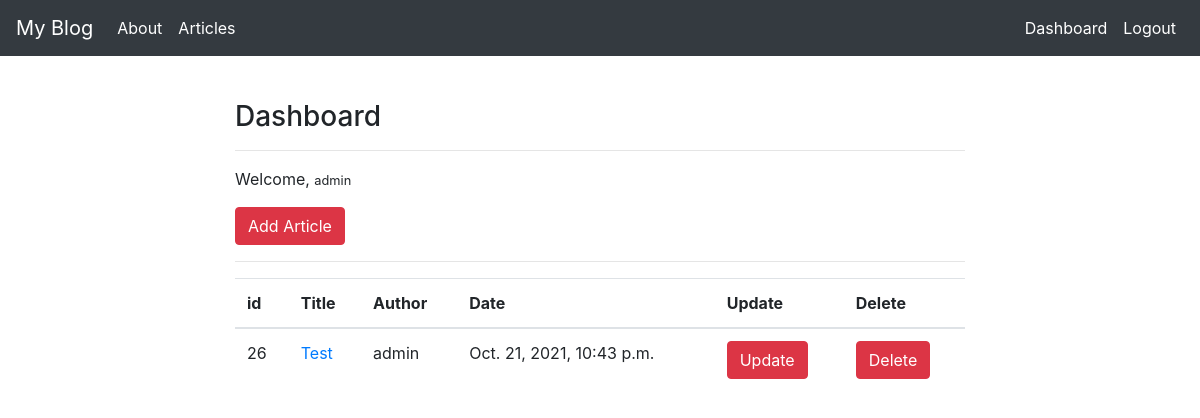
Screenshot of /articles/dashboard/ (signed in) with the database file from the repository.
### article/models.py (models this page shows, shortened)
class Article(models.Model):
    author = models.ForeignKey("auth.User", on_delete = models.CASCADE, verbose_name= "Author")
    title = models.CharField(max_length = 50, verbose_name= "Title")
    content = RichTextField()
    createdDate = models.DateTimeField(auto_now_add = True, verbose_name = "Created Date")
    articleImage = models.FileField(blank = True, null = True, verbose_name = "Image")
    class Meta:
        ordering = ['-createdDate']

### article/views.py (the view)
# urls.py: path('dashboard/', views.dashboard, name = "dashboard"),
@login_required(login_url = "user:login")
def dashboard(request):
    articles = Article.objects.filter(author = request.user)
    context = { "articles" : articles }
    return render(request, "dashboard.html", context)

### templates/dashboard.html
{% extends "layout.html" %}
{% block body %}
<div class="row">
    <div class="col-md-8 offset-md-2">
        <h3>Dashboard</h3>
        <hr>
        <p>Welcome, <small>{{request.user.username}}</small></p>
        <a href="{% url 'article:addarticle' %}" class="btn btn-danger">Add Article</a>
        <hr>
        {% if articles %}
        <table class="table table-hover">
            <thead>
              <tr>
                <th scope="col">id</th>
                <th scope="col">Title</th>
                <th scope="col">Author</th>
                <th scope="col">Date</th>
                <th scope="col">Update</th>
                <th scope="col">Delete</th>
              </tr>
            </thead>
            <tbody>
                {% for article in articles %}
                <tr>
                    <td>{{article.id}}</td>
                    <td><a href="{% url 'article:detail' article.id %}">{{article.title}}</a></td>
                    <td>{{article.author.username}}</td>
                    <td>{{article.createdDate}}</td>
                    <td><a href="{% url 'article:update' article.id %}" class="btn btn-danger">Update</a></td>
                    <td><a href="{% url 'article:delete' article.id %}" class="btn btn-danger">Delete</a></td>
                </tr>
                {% endfor %}
            </tbody>
          </table>
        {% else %}
          <div class="alert alert-warning">There are no articles.</div>
        {% endif %}
    </div>
</div>
{% endblock %}

### rows the page displays
Article: id "26", title "Test", author.username "admin", createdDate "Oct. 21, 2021, 10:43 p.m."

### other values shown
{{ request.user.username }} "admin"
